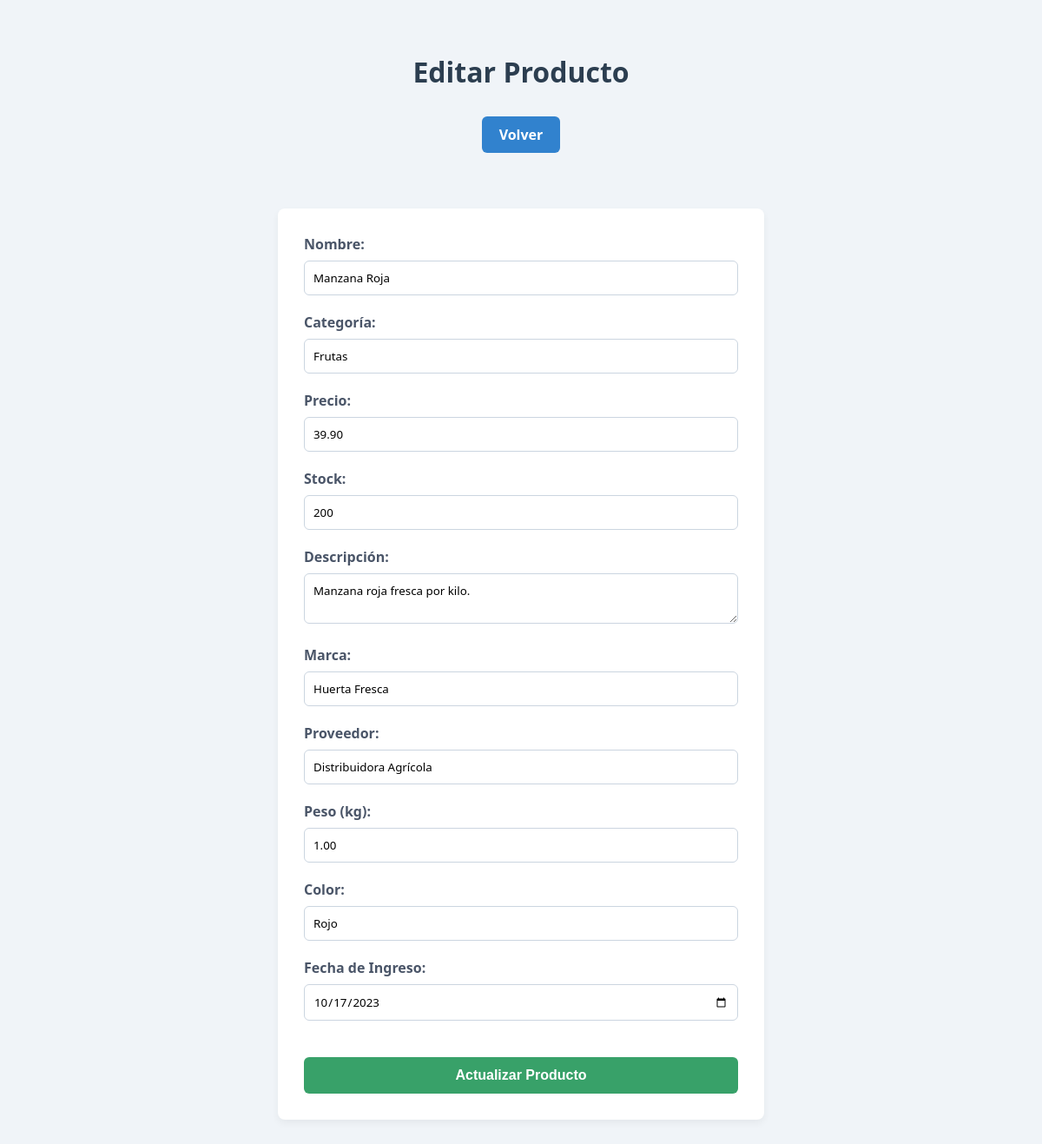
The app's page /editar.php?id=6 with its own data.
### tables this page shows
CREATE TABLE `productos` (
  `id` int(11) NOT NULL,
  `nombre` varchar(35) NOT NULL,
  `categoria` varchar(20) NOT NULL,
  `precio` decimal(10,2) NOT NULL,
  `stock` int(10) NOT NULL,
  `descripcion` text DEFAULT NULL,
  `marca` varchar(50) DEFAULT NULL,
  `proveedor` varchar(25) DEFAULT NULL,
  `peso` decimal(10,2) DEFAULT NULL,
  `color` varchar(15) DEFAULT NULL,
  `fecha_ingreso` date DEFAULT NULL
);

### editar.php (the view, shortened to what this page needs)
<?php
require 'includes/database.php';
$id = $_GET['id'];
$query_producto = "SELECT * FROM productos WHERE id = $id";
$resultado_producto = mysqli_query($conexion, $query_producto);
$producto = mysqli_fetch_assoc($resultado_producto);
?>
<!DOCTYPE html>
<html lang="es">
<head>
    <link rel="stylesheet" href="build/css/style.css">
</head>
<body>
    <h1>Editar Producto</h1>
    <a href="index.php">Volver</a>
    <br><br>
    <form method="POST">
        <div>
            <label>Nombre:</label>
            <input type="text" name="nombre" maxlength="100" required value="<?php echo $producto['nombre']; ?>">
        </div>
        <div>
            <label>Categoría:</label>
            <input type="text" name="categoria" maxlength="50" required value="<?php echo $producto['categoria']; ?>">
        </div>
        <div>
            <label>Precio:</label>
            <input type="number" step="0.01" name="precio" min="0" max="99999" required value="<?php echo $producto['precio']; ?>">
        </div>
        <div>
            <label>Stock:</label>
            <input type="number" name="stock" min="0" max="10000" required value="<?php echo $producto['stock']; ?>">
        </div>
        <div>
            <label>Descripción:</label>
            <textarea name="descripcion" maxlength="500"><?php echo $producto['descripcion']; ?></textarea>
        </div>
        <div>
            <label>Marca:</label>
            <input type="text" name="marca" maxlength="50" value="<?php echo $producto['marca']; ?>">
        </div>
        <div>
            <label>Proveedor:</label>
            <input type="text" name="proveedor" maxlength="50" value="<?php echo $producto['proveedor']; ?>">
        </div>
        <div>
            <label>Peso (kg):</label>
            <input type="number" step="0.01" name="peso" min="0" max="1000" value="<?php echo $producto['peso']; ?>">
        </div>
        <div>
            <label>Color:</label>
            <input type="text" name="color" maxlength="30" value="<?php echo $producto['color']; ?>">
        </div>
        <div>
            <label>Fecha de Ingreso:</label>
            <input type="date" name="fecha_ingreso" value="<?php echo $producto['fecha_ingreso']; ?>">
        </div>
        <br>
        <button type="submit">Actualizar Producto</button>
    </form>
</body>
</html>

### build/css/style.css (style rules this page uses)
body { font-family: 'Segoe UI', Tahoma, Geneva, Verdana, sans-serif; background-color: #f0f4f8; margin: 0; padding: 40px 20px; color: #333; }
h1 { color: #2c3e50; text-align: center; margin-bottom: 30px; }
form { max-width: 500px; margin: 0 auto; background-color: white; padding: 30px; box-shadow: 0 4px 8px rgba(0, 0, 0, 0.05); border-radius: 8px; }
form div { margin-bottom: 20px; }
label { display: block; font-weight: 600; margin-bottom: 8px; color: #4a5568; }
input[type="text"], input[type="number"], input[type="date"], textarea { width: 100%; padding: 10px; box-sizing: border-box; border: 1px solid #cbd5e0; border-radius: 6px; font-family: inherit; }
button { width: 100%; padding: 12px; background-color: #38a169; color: white; border: none; border-radius: 6px; cursor: pointer; font-size: 16px; font-weight: bold; transition: background-color 0.2s; }
a { display: inline-block; text-decoration: none; color: #3182ce; font-weight: 600; margin-right: 15px; }
a[href="crear.php"], a[href="index.php"] { display: block; width: fit-content; margin: 0 auto 20px auto; background-color: #3182ce; color: white; padding: 10px 20px; border-radius: 6px; text-decoration: none; }

### records on screen
productos: nombre "Manzana Roja", categoria "Frutas", precio "39.90", stock "200", descripcion "Manzana roja fresca por kilo.", marca "Huerta Fresca", proveedor "Distribuidora Agrícola", peso "1.00", color "Rojo", fecha_ingreso "10/17/2023"
